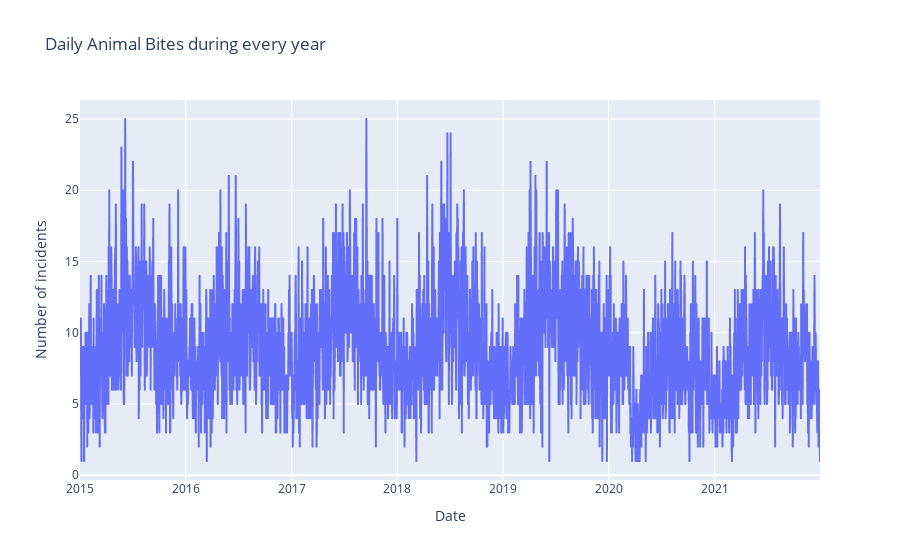

Notebook code for this chart:
### Code cell
fig=px.line(x=daily_incidents.index,y=daily_incidents.values,title='Daily Animal Bites during every year')
fig.update_xaxes(title_text='Date')
fig.update_yaxes(title_text='Number of incidents')
fig.show()

### Figure 1 — Plotly figure (JSON) as saved in the notebook; plotly's stock layout.template omitted (floating-point values rounded to 4 significant figures; data arrays with more than 128 entries replaced by an {"elided": "..."} marker saying what was removed)
{"data": [{"hovertemplate": "x=%{x}<br>y=%{y}<extra></extra>", "legendgroup": "", "line": {"color": "#636efa", "dash": "solid"}, "marker": {"symbol": "circle"}, "mode": "lines", "name": "", "showlegend": false, "type": "scattergl", "x": {"elided": "2555 str values"}, "xaxis": "x", "y": {"elided": "2555 int values"}, "yaxis": "y"}], "layout": {"legend": {"tracegroupgap": 0}, "title": {"text": "Daily Animal Bites during every year"}, "xaxis": {"anchor": "y", "domain": [0, 1], "title": {"text": "Date"}}, "yaxis": {"anchor": "x", "domain": [0, 1], "title": {"text": "Number of incidents"}}}}
